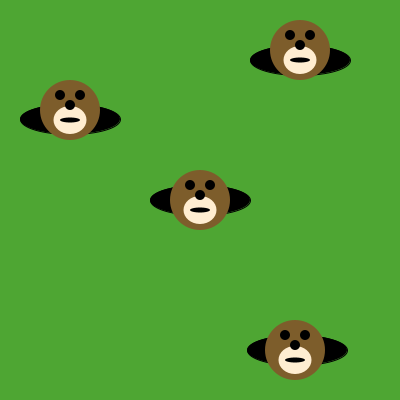
Frame 1 (no input)
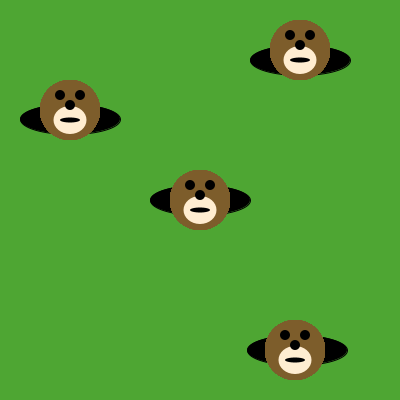
Frame 60 (the mouse pressed at the canvas centre just before this capture)
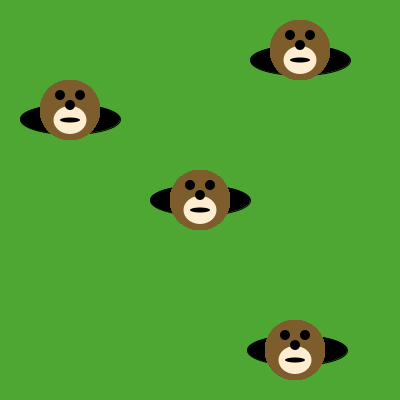
Frame 120 (the mouse held since frame 60 and released just before this capture)

The Processing sketch that drew these frames (run headless with seeded random() and noise(); from frame 60 on, the mouse is pressed at the canvas centre):

// Processing sketch: moles_vs_holes
// ── moles_vs_holes.pde
void draw() {

/* Use the method below to put moles in the holes. */
drawMole(70,110);
drawMole(300,50);
drawMole(200,200);
drawMole(295,350);


}


void drawMole(int moleX, int moleY) {
     noStroke();
     fill(125, 93, 43);
     ellipse(moleX, moleY, 60, 60); // face
     fill(255, 237, 209);
     ellipse(moleX, moleY+10, 33, 28); 
     fill(0, 0, 0);
     ellipse(moleX-10, moleY-15, 10, 10); // eyes
     ellipse(moleX+10, moleY-15, 10, 10);
     ellipse(moleX, moleY-5, 10, 10); // nose
     ellipse(moleX, moleY+10, 20, 5); // mouth

}

void setup() {
     size(400, 400);
     background(78, 166, 51); // green grass
     fill(0, 0, 0);
     ellipse(200, 200, 100, 30); // holes!
     ellipse(70, 119, 100, 30);
     ellipse(300, 60, 100, 30);
     ellipse(297, 350, 100, 30);
}
